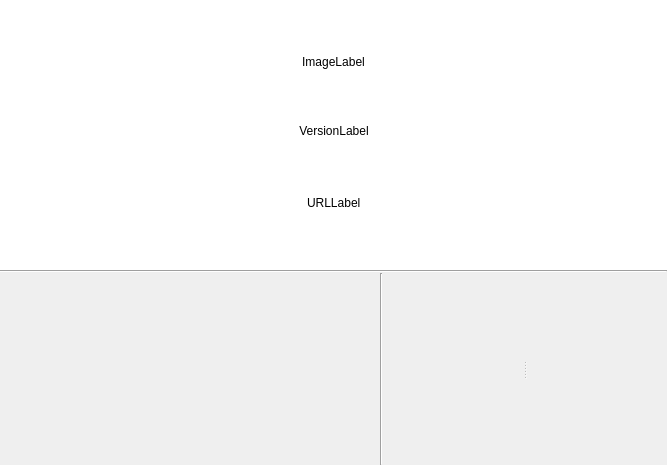
<?xml version="1.0" encoding="UTF-8"?>
<ui version="4.0">
 <class>HomeWidget</class>
 <widget class="QWidget" name="HomeWidget">
  <property name="geometry">
   <rect>
    <x>0</x>
    <y>0</y>
    <width>667</width>
    <height>465</height>
   </rect>
  </property>
  <property name="windowTitle">
   <string notr="true">Form</string>
  </property>
  <layout class="QVBoxLayout" name="verticalLayout">
   <property name="spacing">
    <number>0</number>
   </property>
   <property name="sizeConstraint">
    <enum>QLayout::SetDefaultConstraint</enum>
   </property>
   <property name="leftMargin">
    <number>0</number>
   </property>
   <property name="topMargin">
    <number>0</number>
   </property>
   <property name="rightMargin">
    <number>0</number>
   </property>
   <property name="bottomMargin">
    <number>0</number>
   </property>
   <item>
    <widget class="QFrame" name="UpperFrame">
     <property name="sizePolicy">
      <sizepolicy hsizetype="Expanding" vsizetype="Fixed">
       <horstretch>0</horstretch>
       <verstretch>0</verstretch>
      </sizepolicy>
     </property>
     <property name="minimumSize">
      <size>
       <width>0</width>
       <height>270</height>
      </size>
     </property>
     <property name="maximumSize">
      <size>
       <width>16777215</width>
       <height>270</height>
      </size>
     </property>
     <property name="styleSheet">
      <string notr="true">background-color: white;</string>
     </property>
     <property name="frameShape">
      <enum>QFrame::NoFrame</enum>
     </property>
     <property name="frameShadow">
      <enum>QFrame::Raised</enum>
     </property>
     <property name="lineWidth">
      <number>0</number>
     </property>
     <layout class="QVBoxLayout" name="verticalLayout_2">
      <property name="spacing">
       <number>9</number>
      </property>
      <property name="leftMargin">
       <number>12</number>
      </property>
      <property name="topMargin">
       <number>12</number>
      </property>
      <property name="rightMargin">
       <number>12</number>
      </property>
      <property name="bottomMargin">
       <number>12</number>
      </property>
      <item>
       <widget class="QLabel" name="ImageLabel">
        <property name="sizePolicy">
         <sizepolicy hsizetype="Expanding" vsizetype="Fixed">
          <horstretch>0</horstretch>
          <verstretch>0</verstretch>
         </sizepolicy>
        </property>
        <property name="minimumSize">
         <size>
          <width>0</width>
          <height>0</height>
         </size>
        </property>
        <property name="maximumSize">
         <size>
          <width>16777215</width>
          <height>16777215</height>
         </size>
        </property>
        <property name="styleSheet">
         <string notr="true"/>
        </property>
        <property name="frameShadow">
         <enum>QFrame::Plain</enum>
        </property>
        <property name="lineWidth">
         <number>0</number>
        </property>
        <property name="text">
         <string notr="true">ImageLabel</string>
        </property>
        <property name="alignment">
         <set>Qt::AlignCenter</set>
        </property>
       </widget>
      </item>
      <item>
       <layout class="QHBoxLayout" name="horizontalLayout_2">
        <item>
         <spacer name="horizontalSpacer">
          <property name="orientation">
           <enum>Qt::Horizontal</enum>
          </property>
          <property name="sizeHint" stdset="0">
           <size>
            <width>40</width>
            <height>20</height>
           </size>
          </property>
         </spacer>
        </item>
        <item>
         <widget class="QLabel" name="VersionLabel">
          <property name="sizePolicy">
           <sizepolicy hsizetype="Preferred" vsizetype="Maximum">
            <horstretch>0</horstretch>
            <verstretch>0</verstretch>
           </sizepolicy>
          </property>
          <property name="styleSheet">
           <string notr="true"/>
          </property>
          <property name="text">
           <string notr="true">VersionLabel</string>
          </property>
          <property name="alignment">
           <set>Qt::AlignCenter</set>
          </property>
         </widget>
        </item>
        <item>
         <spacer name="horizontalSpacer_2">
          <property name="orientation">
           <enum>Qt::Horizontal</enum>
          </property>
          <property name="sizeHint" stdset="0">
           <size>
            <width>40</width>
            <height>20</height>
           </size>
          </property>
         </spacer>
        </item>
       </layout>
      </item>
      <item>
       <layout class="QHBoxLayout" name="horizontalLayout_3">
        <item>
         <spacer name="horizontalSpacer_3">
          <property name="orientation">
           <enum>Qt::Horizontal</enum>
          </property>
          <property name="sizeHint" stdset="0">
           <size>
            <width>40</width>
            <height>20</height>
           </size>
          </property>
         </spacer>
        </item>
        <item>
         <widget class="openfluid::ui::common::ClickableLabel" name="URLLabel">
          <property name="sizePolicy">
           <sizepolicy hsizetype="Preferred" vsizetype="Maximum">
            <horstretch>0</horstretch>
            <verstretch>0</verstretch>
           </sizepolicy>
          </property>
          <property name="text">
           <string notr="true">URLLabel</string>
          </property>
         </widget>
        </item>
        <item>
         <spacer name="horizontalSpacer_4">
          <property name="orientation">
           <enum>Qt::Horizontal</enum>
          </property>
          <property name="sizeHint" stdset="0">
           <size>
            <width>40</width>
            <height>20</height>
           </size>
          </property>
         </spacer>
        </item>
       </layout>
      </item>
     </layout>
    </widget>
   </item>
   <item>
    <widget class="QFrame" name="frame_2">
     <property name="sizePolicy">
      <sizepolicy hsizetype="Expanding" vsizetype="Fixed">
       <horstretch>0</horstretch>
       <verstretch>0</verstretch>
      </sizepolicy>
     </property>
     <property name="frameShape">
      <enum>QFrame::HLine</enum>
     </property>
     <property name="frameShadow">
      <enum>QFrame::Sunken</enum>
     </property>
    </widget>
   </item>
   <item>
    <layout class="QHBoxLayout" name="horizontalLayout" stretch="0,0,1">
     <property name="spacing">
      <number>0</number>
     </property>
     <item>
      <widget class="QFrame" name="ButtonsFrame">
       <property name="sizePolicy">
        <sizepolicy hsizetype="Fixed" vsizetype="Preferred">
         <horstretch>0</horstretch>
         <verstretch>0</verstretch>
        </sizepolicy>
       </property>
       <property name="minimumSize">
        <size>
         <width>380</width>
         <height>0</height>
        </size>
       </property>
       <property name="maximumSize">
        <size>
         <width>380</width>
         <height>16777215</height>
        </size>
       </property>
       <property name="frameShape">
        <enum>QFrame::NoFrame</enum>
       </property>
       <property name="frameShadow">
        <enum>QFrame::Raised</enum>
       </property>
       <property name="lineWidth">
        <number>0</number>
       </property>
      </widget>
     </item>
     <item>
      <widget class="QFrame" name="RecentsLineFrame">
       <property name="frameShape">
        <enum>QFrame::VLine</enum>
       </property>
       <property name="frameShadow">
        <enum>QFrame::Sunken</enum>
       </property>
      </widget>
     </item>
     <item>
      <widget class="QWidget" name="widget" native="true">
       <layout class="QHBoxLayout" name="horizontalLayout_4">
        <property name="leftMargin">
         <number>0</number>
        </property>
        <property name="topMargin">
         <number>0</number>
        </property>
        <property name="rightMargin">
         <number>0</number>
        </property>
        <property name="bottomMargin">
         <number>0</number>
        </property>
        <item>
         <widget class="QSplitter" name="RecentsNewsSplitter">
          <property name="orientation">
           <enum>Qt::Horizontal</enum>
          </property>
          <widget class="QFrame" name="RecentsFrame">
           <property name="sizePolicy">
            <sizepolicy hsizetype="Expanding" vsizetype="Preferred">
             <horstretch>0</horstretch>
             <verstretch>0</verstretch>
            </sizepolicy>
           </property>
           <property name="frameShape">
            <enum>QFrame::NoFrame</enum>
           </property>
           <property name="frameShadow">
            <enum>QFrame::Raised</enum>
           </property>
           <property name="lineWidth">
            <number>0</number>
           </property>
          </widget>
          <widget class="NewslineWidget" name="InfosWidget" native="true">
           <property name="minimumSize">
            <size>
             <width>0</width>
             <height>0</height>
            </size>
           </property>
          </widget>
         </widget>
        </item>
       </layout>
      </widget>
     </item>
    </layout>
   </item>
  </layout>
 </widget>
 <customwidgets>
  <customwidget>
   <class>openfluid::ui::common::ClickableLabel</class>
   <extends>QLabel</extends>
   <header location="global">openfluid/ui/common/ClickableLabel.hpp</header>
  </customwidget>
  <customwidget>
   <class>NewslineWidget</class>
   <extends>QWidget</extends>
   <header>NewslineWidget.hpp</header>
   <container>1</container>
  </customwidget>
 </customwidgets>
 <resources/>
 <connections/>
</ui>
